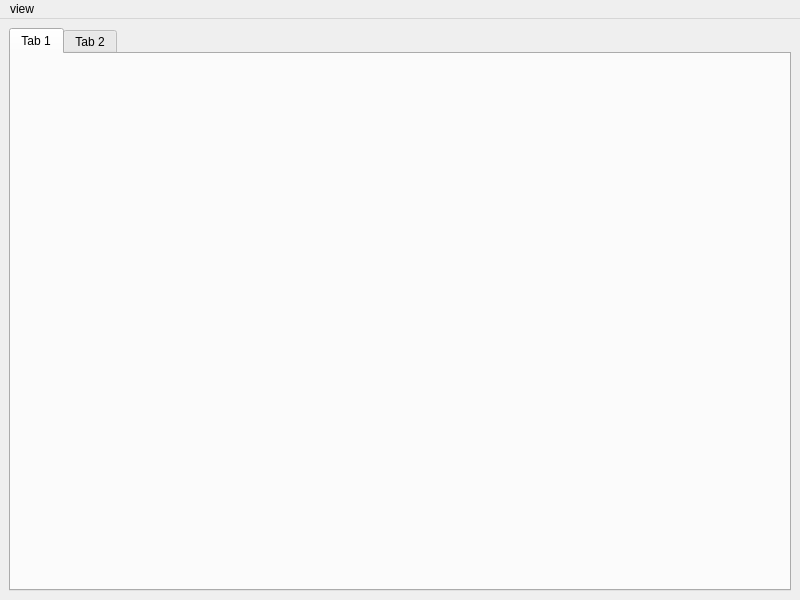
<?xml version="1.0" encoding="UTF-8"?>
<ui version="4.0">
 <class>MainWindow</class>
 <widget class="QMainWindow" name="MainWindow">
  <property name="geometry">
   <rect>
    <x>0</x>
    <y>0</y>
    <width>800</width>
    <height>600</height>
   </rect>
  </property>
  <property name="windowTitle">
   <string>MainWindow</string>
  </property>
  <widget class="QWidget" name="centralwidget">
   <layout class="QVBoxLayout" name="verticalLayout">
    <item>
     <widget class="QTabWidget" name="tabWidget">
      <widget class="QWidget" name="tab">
       <attribute name="title">
        <string>Tab 1</string>
       </attribute>
      </widget>
      <widget class="QWidget" name="tab_2">
       <attribute name="title">
        <string>Tab 2</string>
       </attribute>
      </widget>
     </widget>
    </item>
   </layout>
  </widget>
  <widget class="QMenuBar" name="menuBar">
   <property name="geometry">
    <rect>
     <x>0</x>
     <y>0</y>
     <width>800</width>
     <height>24</height>
    </rect>
   </property>
   <widget class="QMenu" name="menuview">
    <property name="title">
     <string>view</string>
    </property>
    <addaction name="actiontimeline"/>
   </widget>
   <addaction name="menuview"/>
  </widget>
  <action name="actiontimeline">
   <property name="text">
    <string>timeline</string>
   </property>
  </action>
 </widget>
 <resources/>
 <connections/>
</ui>
